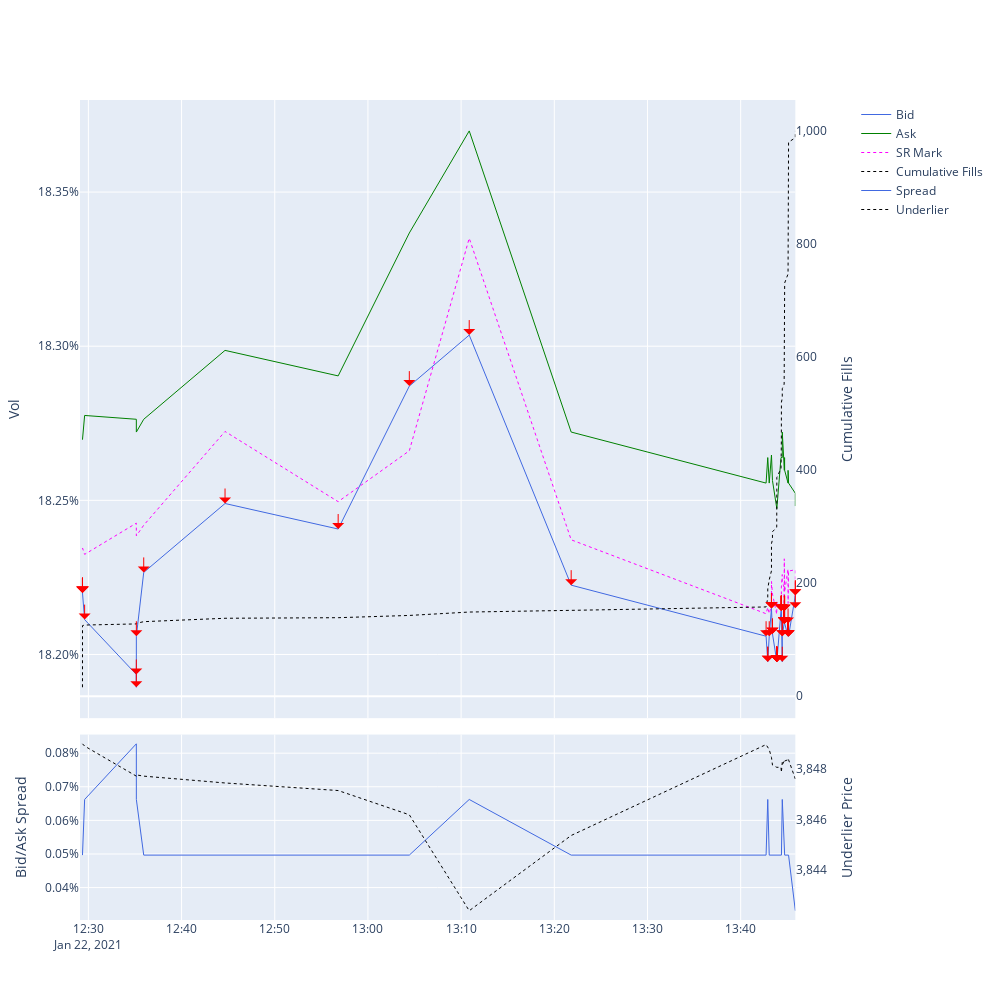

The code cell stored with this chart in its notebook:
### Code cell
def plot_fill_graph(df, pct_y=False):
    max_fill = df['fillQuantity'].max()
    scale_arrows = False

    fig = make_subplots(rows=2, cols=1, row_heights = [1, 0.3], vertical_spacing=0.02,
                        shared_xaxes=True, specs=[[{'secondary_y': True}],
                                              [{'secondary_y': True}]])
    fig.add_trace(go.Scatter(x=df['fillTransactDttm'], y=df['fillBid'], name='Bid',
                                 line = dict(color='royalblue', width=1, dash='solid')), row=1, col=1)
    fig.add_trace(go.Scatter(x=df['fillTransactDttm'], y=df['fillAsk'], name='Ask',
                                 line = dict(color='green', width=1, dash='solid')), row=1, col=1)
    fig.add_trace(go.Scatter(x=df['fillTransactDttm'], y=df['fillMark'], name='SR Mark',
                                 line = dict(color='magenta', width=1, dash='dot')), row=1, col=1)
    fig.add_trace(go.Scatter(x=df['fillTransactDttm'], y=df['cumQuantity'], name='Cumulative Fills',
                                 line = dict(color='black', width=1, dash='dot')), secondary_y=True, row=1, col=1)
    fig.add_trace(go.Scatter(x=df['fillTransactDttm'], y=df['fillAsk']-df['fillBid'], name='Spread',
                                 line = dict(color='royalblue', width=1, dash='solid')), row=2, col=1)
    fig.add_trace(go.Scatter(x=df['fillTransactDttm'], y=df['fillLimitRefUPrc'], name='Underlier',
                                 line = dict(color='black', width=1, dash='dot')), secondary_y=True, row=2, col=1)

    for t in df.index:
            if df.loc[t, 'orderSide'] == 'Buy':
                fig.add_annotation(dict(
                        x=df.loc[t, 'fillTransactDttm'],
                        y=df.loc[t, 'fillPrice'],
                        ax=0,
                        ay=(50 * df.loc[t, 'fillQuantity'] / max_fill) * scale_arrows + 25 * (1 - scale_arrows),
                        xref='x',
                        yref='y',
                        showarrow=True,
                        arrowcolor='green',
                        arrowsize=2,
                        arrowwidth=1,
                        arrowhead=1
                ))
            else:
                fig.add_annotation(dict(
                        x=df.loc[t, 'fillTransactDttm'],
                        y=df.loc[t, 'fillPrice'],
                        ax=0,
                        ay=-(50 * df.loc[t, 'fillQuantity'] / max_fill) * scale_arrows - 25 * (1 - scale_arrows),
                        xref='x',
                        yref='y',
                        showarrow=True,
                        arrowcolor='red',
                        arrowsize=2,
                        arrowwidth=1,
                        arrowhead=1
                ))
    fig.update_xaxes(range=[start, df.loc[df.index[-1],'fillTransactDttm']])
    if pct_y:
        fig.update_yaxes(title='Vol', tickformat='.2%', secondary_y=False, row=1, col=1)
        fig.update_yaxes(title='Bid/Ask Spread', tickformat='.2%', secondary_y=False, row=2, col=1)
    else:
        fig.update_yaxes(title='Price', tickformat='.2f', secondary_y=False, row=1, col=1)
        fig.update_yaxes(title='Bid/Ask Spread', tickformat='.2f', secondary_y=True, row=2, col=1)
    fig.update_yaxes(title='Cumulative Fills', tickformat=',.0f', showgrid = False, secondary_y=True, row=1, col=1)
    fig.update_yaxes(title='Underlier Price', tickformat=',.0f', showgrid = False, secondary_y=True, row=2, col=1)
    fig.update_layout(height=1000, width=1000)
    fig.show()
    
plot_fill_graph(df_vol, True)
